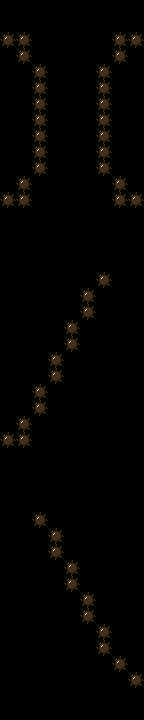

Below is a game level as drawn by its tile map, then a one-line description and the .tmx file that defines it, in full:
An orthogonal 9x45 tile map with 16x16 px tiles, 1 tile layer (map).

<map version="1.0" orientation="orthogonal" renderorder="right-down" width="9" height="45" tilewidth="16" tileheight="16" nextobjectid="1">
 <tileset firstgid="1" name="tileset" tilewidth="16" tileheight="16" tilecount="64" columns="8">
  <image source="tileset.png" width="128" height="128" />
 </tileset>
 <layer name="map" width="9" height="45">
  <data encoding="csv">
0,0,0,0,0,0,0,0,0,
0,0,0,0,0,0,0,0,0,
1,1,0,0,0,0,0,1,1,
0,1,0,0,0,0,0,1,0,
0,0,1,0,0,0,1,0,0,
0,0,1,0,0,0,1,0,0,
0,0,1,0,0,0,1,0,0,
0,0,1,0,0,0,1,0,0,
0,0,1,0,0,0,1,0,0,
0,0,1,0,0,0,1,0,0,
0,0,1,0,0,0,1,0,0,
0,1,0,0,0,0,0,1,0,
1,1,0,0,0,0,0,1,1,
0,0,0,0,0,0,0,0,0,
0,0,0,0,0,0,0,0,0,
0,0,0,0,0,0,0,0,0,
0,0,0,0,0,0,0,0,0,
0,0,0,0,0,0,1,0,0,
0,0,0,0,0,1,0,0,0,
0,0,0,0,0,1,0,0,0,
0,0,0,0,1,0,0,0,0,
0,0,0,0,1,0,0,0,0,
0,0,0,1,0,0,0,0,0,
0,0,0,1,0,0,0,0,0,
0,0,1,0,0,0,0,0,0,
0,0,1,0,0,0,0,0,0,
0,1,0,0,0,0,0,0,0,
1,1,0,0,0,0,0,0,0,
0,0,0,0,0,0,0,0,0,
0,0,0,0,0,0,0,0,0,
0,0,0,0,0,0,0,0,0,
0,0,0,0,0,0,0,0,0,
0,0,1,0,0,0,0,0,0,
0,0,0,1,0,0,0,0,0,
0,0,0,1,0,0,0,0,0,
0,0,0,0,1,0,0,0,0,
0,0,0,0,1,0,0,0,0,
0,0,0,0,0,1,0,0,0,
0,0,0,0,0,1,0,0,0,
0,0,0,0,0,0,1,0,0,
0,0,0,0,0,0,1,0,0,
0,0,0,0,0,0,0,1,0,
0,0,0,0,0,0,0,0,1,
0,0,0,0,0,0,0,0,0,
0,0,0,0,0,0,0,0,0
</data>
 </layer>
</map>
